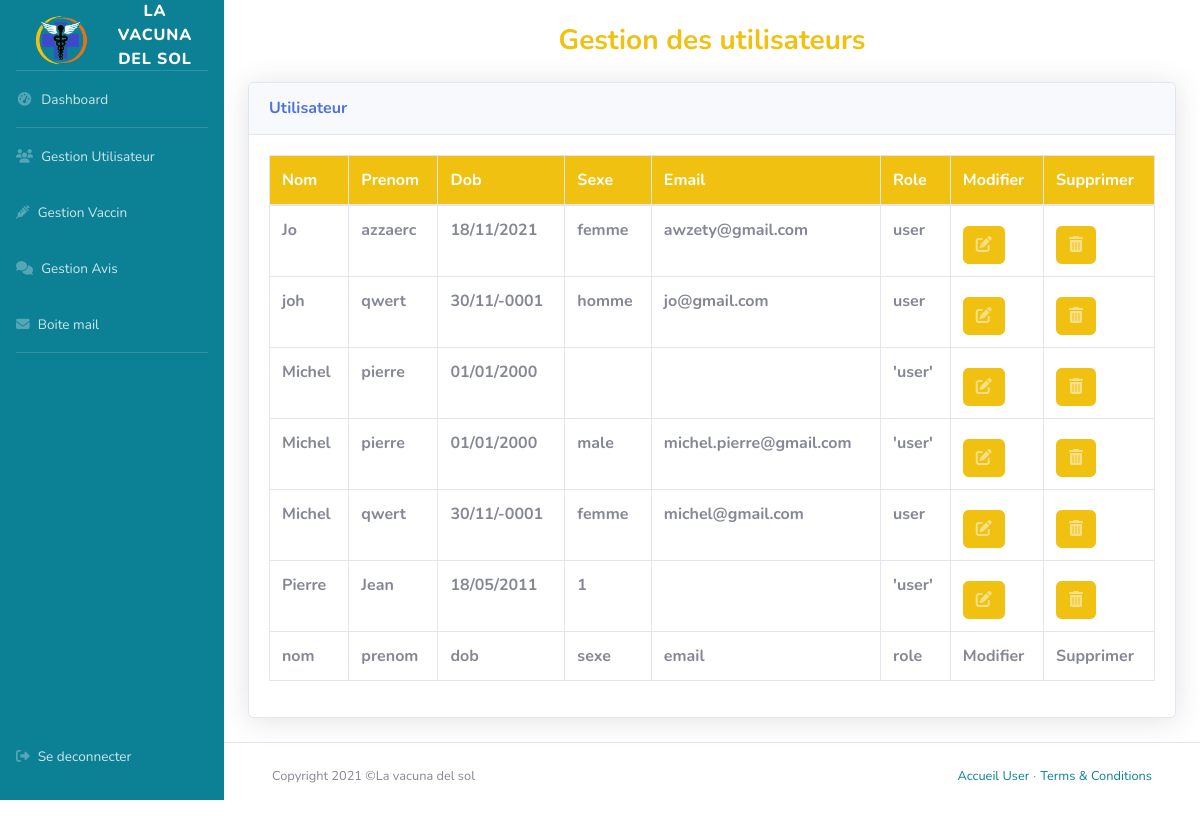
The app's page /admin/management-user.php with its own data.
### tables this page shows
CREATE TABLE `vds_users` (
  `id` int(11) NOT NULL,
  `name` varchar(100) NOT NULL,
  `prenom` varchar(200) NOT NULL,
  `dob` date NOT NULL,
  `sexe` char(10) NOT NULL,
  `email` varchar(255) NOT NULL,
  `password` varchar(255) NOT NULL,
  `token` varchar(255) NOT NULL,
  `created_at` datetime NOT NULL,
  `last_log` datetime NOT NULL,
  `role` varchar(30) NOT NULL DEFAULT 'user'
);

### inc/func.php (the view, shortened to what this page needs)
<?php
function getDbOrderAsc($table){
    global $pdo;
    $sql= "SELECT * FROM  $table ORDER BY name asc";
    $query = $pdo->prepare($sql);
    $query->execute();
    return $query->fetchAll();
}
function getNameTable ($funcTable){
        if ($funcTable == 'supprimer') {
            $name = 'delete';
        }
    if ($funcTable == 'modifier') {
        $name = 'update';
    }
    return $name;
}
function getTableIcons($funcTable)
{
    if ($funcTable == 'supprimer') {
        $icon = 'fas fa-trash-alt';
    }
    if ($funcTable == 'modifier') {
        $icon = 'fas fa-edit';
    }
    return $icon;
}
function renameKey($key){
    $name = $key;
    if ($key == 'name') {
        $name = 'nom';
    }
    if ($key == 'prenom') {
        $name = 'prenom';
    }
    return $name;
}
function valueFormat($key, $value){
    $valuePrepare =$value;
    if ($key == 'dob') {
        $valuePrepare = date('d/m/Y', strtotime($value));
    }
    return $valuePrepare;
}
function showColumnSelectedValue ($key, $value, $avoidColumn){
                if (!in_array($key, $avoidColumn)) {
                    $adapt = valueFormat($key, $value);
                    echo  '<th>'. $adapt. '</th>';
                }
}
function showColumnSelectedKey ($list,$avoidColumn){
    foreach ($list as $key => $value){
        if (!in_array($key, $avoidColumn)){
                $name = renameKey($key);
                echo  '<th>'. $name . '</th>';
                 } }
}

### admin/inc/table.php (shortened to what this page needs)
<?php
$listName = $table[0];
?>
<div class="card shadow mb-4">
    <div class="card-header py-3">
        <h6 class="m-0 font-weight-bold text-primary"><?= $headTitle; ?></h6>
    </div>
    <div class="card-body">
        <div class="table-responsive">
            <table class="table table-bordered" id="dataTable" width="100%" cellspacing="0">
                <thead>
                <tr>
                    <?php showColumnSelectedKey($listName, $avoidColumn); ?>
                    <?php foreach ($listFunc as $funcTable) { ?>
                        <th><?= ucfirst($funcTable); ?></th>
                    <?php } ?>
                </tr>
                </thead>
                <tfoot>
                <tr>
                    <?php foreach ($listFunc as $funcTable) { ?>
                        <th><?= ucfirst($funcTable); ?></th>
                    <?php } ?>
                </tr>
                </tfoot>
                <tbody>
                <?php foreach ($table as $list){ ?>
                <tr>
                    <?php foreach ($list as $key => $value){
                        showColumnSelectedValue($key, $value, $avoidColumn);
                    } ?>
                    <?php foreach ($listFunc as $funcTable) {
                        $funcName = getNameTable($funcTable);
                        $funcIcon = getTableIcons($funcTable);
                        ?>
                        <th class="btn-<?= $funcName; ?>">
                            <a href="<?= $funcName; ?>.php?table=<?= $tableName?>&id=<?php echo $list['id']; ?>" class="btn btn-info" <?php if($funcName == 'delete') { echo 'onclick="return confirm(\'Voulez vous vraiment effacer cet article ?\')" ';} ;?>>
                    <span class="icon text-white-50">
                      <i class="<?= $funcIcon; ?>"></i>
                    </span>
                            </a>
                        </th>
                    <?php } ?>
                </tr>
                <?php } ?>
                </tbody>
            </table>
        </div>
    </div>

### admin/asset/css/style_b.css (style rules this page uses)
:root { --blue: #0C8195; --blue-hover: #0f499d; --yellow: #F1C111; --yellow-hover: #ffae00; }
a { color: var(--blue); }
.btn-info { background-color: var(--yellow); border-color: var(--yellow); }
thead tr { background-color: var(--yellow); }
thead tr th { color: white; text-transform: capitalize; }
th, td { overflow-y: scroll; }

### records on screen
vds_users: name "Jo", prenom "azzaerc", dob "18/11/2021", sexe "femme", email "awzety@gmail.com", role "user"
vds_users: name "joh", prenom "qwert", dob "30/11/-0001", sexe "homme", email "jo@gmail.com", role "user"
vds_users: name "Michel", prenom "pierre", dob "01/01/2000", role "'user'"
vds_users: name "Michel", prenom "pierre", dob "01/01/2000", sexe "male", email "michel.pierre@gmail.com", role "'user'"
vds_users: name "Michel", prenom "qwert", dob "30/11/-0001", sexe "femme", email "michel@gmail.com", role "user"
vds_users: name "Pierre", prenom "Jean", dob "18/05/2011", sexe "1", role "'user'"

### other values on screen
$title "Gestion des utilisateurs"
$headTitle "Utilisateur"
$name "Nom"
$name "Prenom"
$name "Dob"
$name "Sexe"
$name "Email"
$name "Role"
$funcTable "Modifier"
$funcTable "Supprimer"
$name "nom"
$name "prenom"
$name "dob"
$name "sexe"
$name "email"
